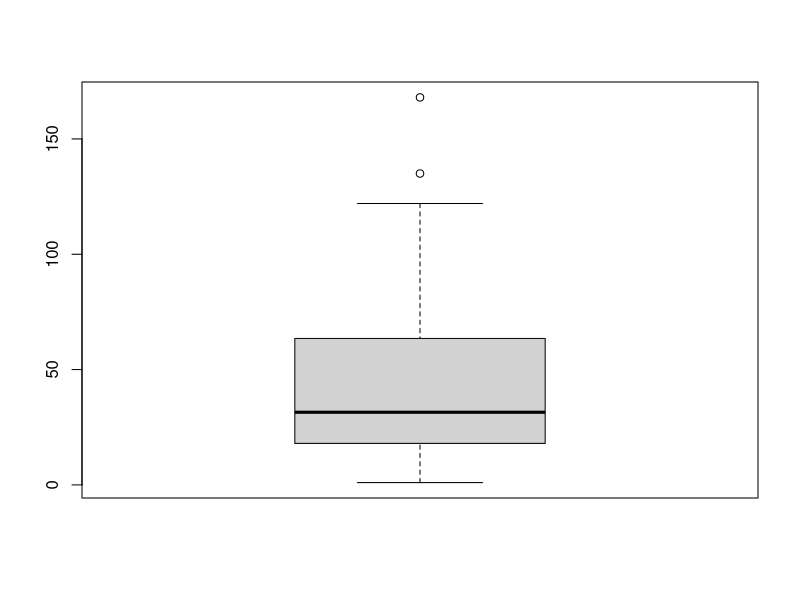
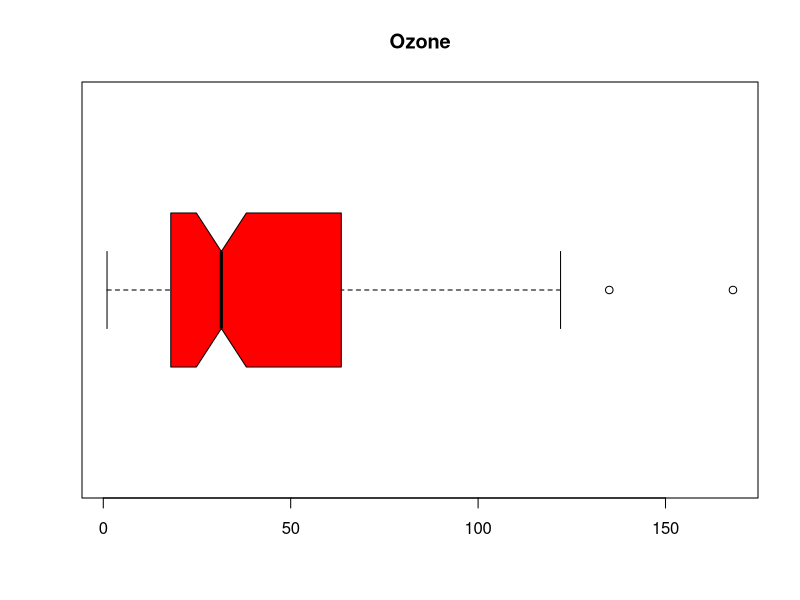
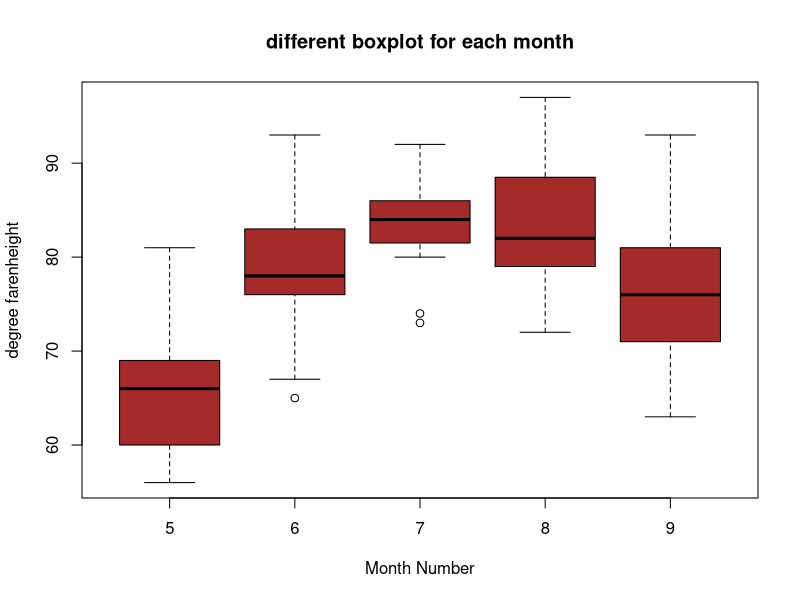

Recreate these plots in R, in order.
library(tidyverse)
dataset1 <-("airquality")
?airquality
view(airquality)
head(airquality)
tail(airquality)
summary(airquality)

dataset1 <-airquality
view(dataset1)
head(dataset1)
tail(dataset1)
summary(dataset1)
?airquality

#boxplot(dataset1$Ozone)
boxplot(airquality$Ozone)
#boxplot(dataset1$Month~dataset1$Ozone)
#boxplot(dataset1$Temp~dataset1$Month)
?boxplot
boxplot(airquality$Ozone,
        horizontal = TRUE,
        border = "black",
        main ="Ozone",
        col = "Red",
        notch = TRUE)

boxplot(Temp~Month, #shows y~x
        data = airquality,
        main = "different boxplot for each month",
        xlab = "Month Number",
        ylab = "degree farenheight",
        col = "brown",
        border = "black")

